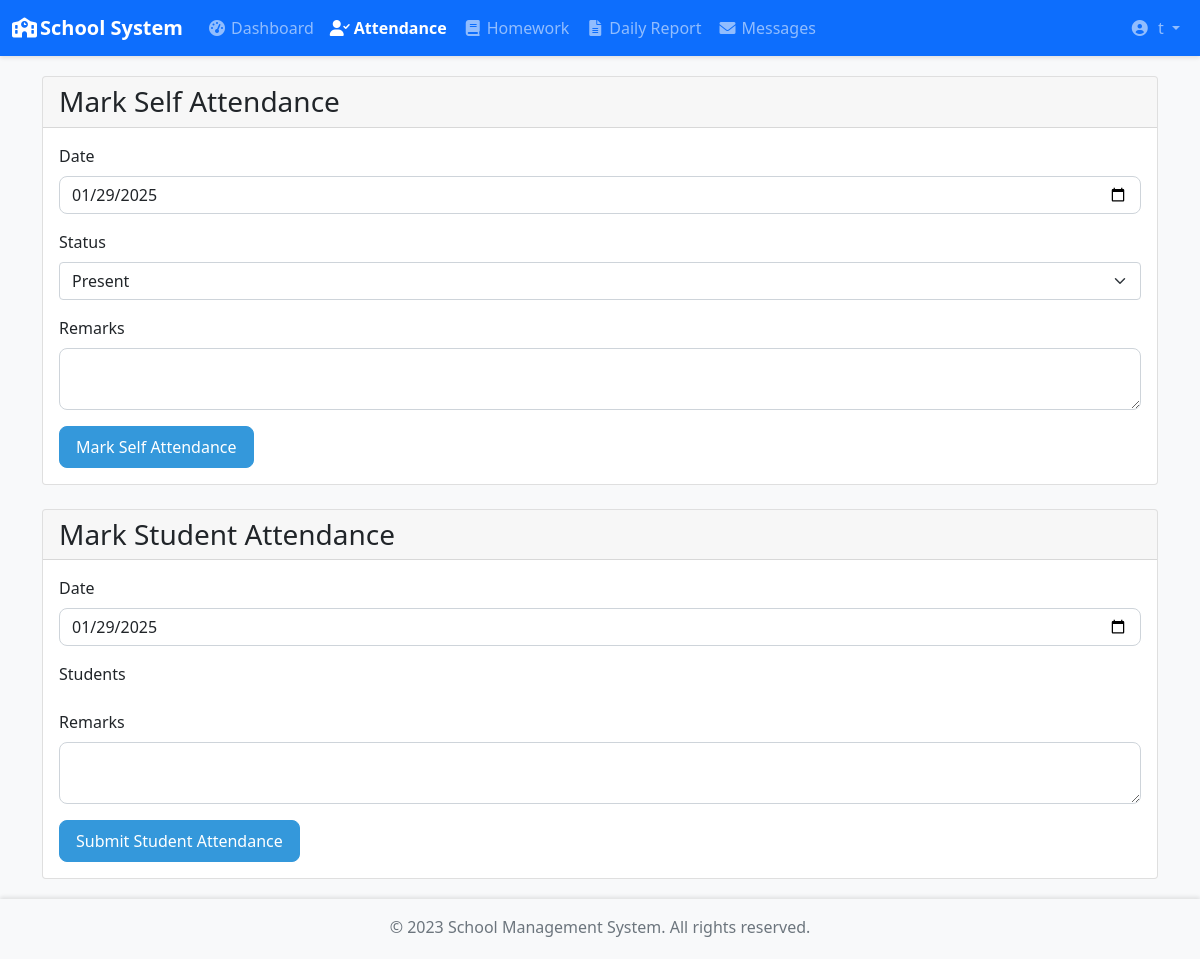
Page /teacher/attendance (signed in) on the earlier database version.
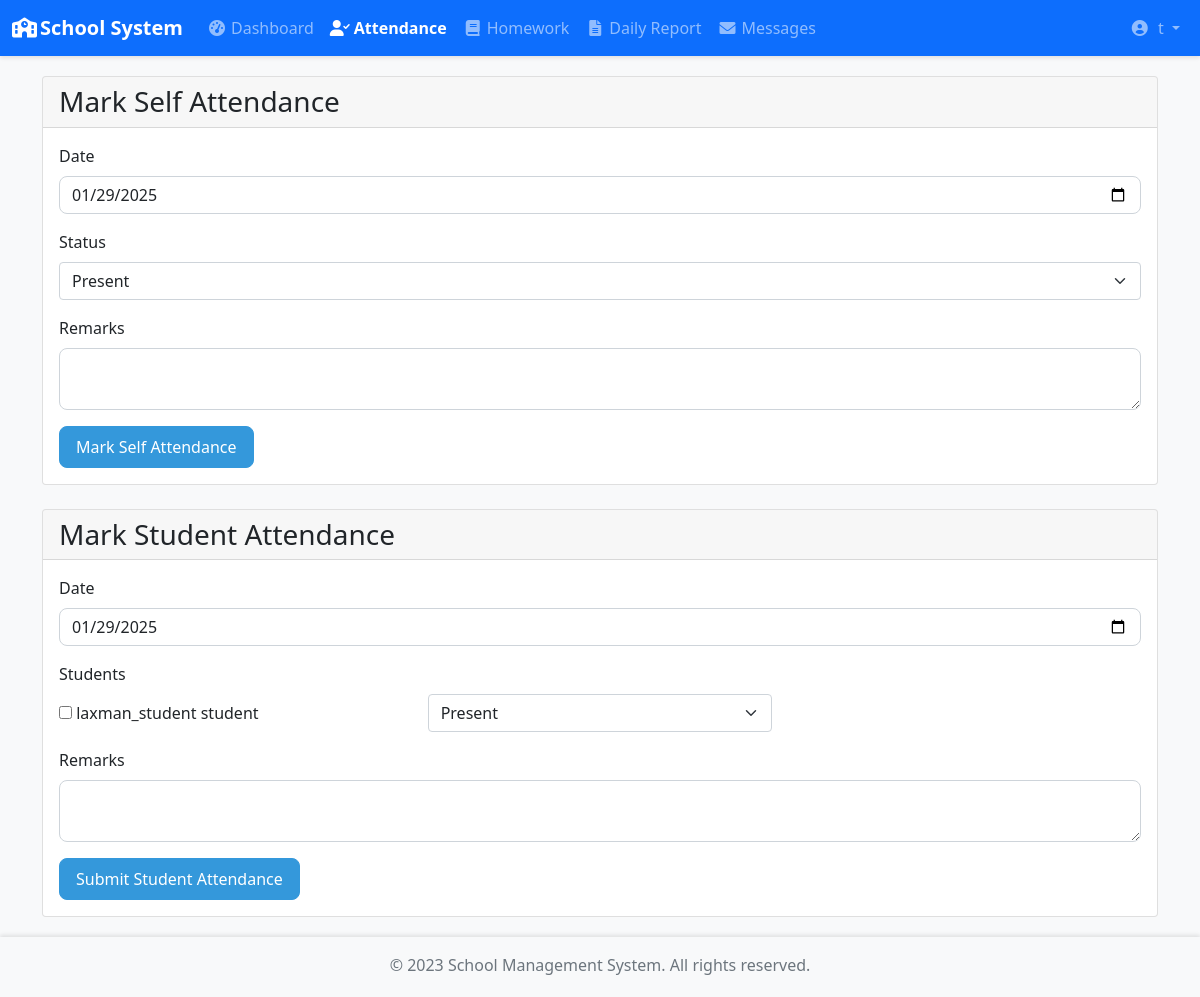
Same page on the later database version.
### app/models/user.py (models this page shows, shortened)
class User(UserMixin, db.Model):
    id = db.Column(db.Integer, primary_key=True)
    username = db.Column(db.String(64), unique=True, nullable=False)
    email = db.Column(db.String(120), unique=True, nullable=False)
    password_hash = db.Column(db.String(128))
    role = db.Column(db.String(20), nullable=False)  # 'admin', 'teacher', 'student'
    created_at = db.Column(db.DateTime, default=datetime.utcnow)
    is_active = db.Column(db.Boolean, default=True)
    first_name = db.Column(db.String(64))
    last_name = db.Column(db.String(64))

### app/blueprints/teacher.py (the view, shortened to what this page needs)
@teacher.route('/teacher/attendance', methods=['GET', 'POST'])
@login_required
@teacher_required
def attendance():
    students = User.query.filter_by(role='student').all()
    today = date.today()
    existing_attendance = Attendance.query.filter_by(date=today).all()
    attendance_dict = {att.user_id: att.status for att in existing_attendance}
    return render_template('teacher/attendance.html',
                         students=students,
                         attendance_dict=attendance_dict,
                         today=today)

### app/blueprints/teacher.py (called while the page is built)
def teacher_required(f):
    @wraps(f)
    def decorated_function(*args, **kwargs):
        if not current_user.is_authenticated or current_user.role != 'teacher':
            flash('You need to be a teacher to access this page.', 'danger')
            return redirect(url_for('auth.login'))
        return f(*args, **kwargs)
    return decorated_function

### app/templates/teacher/attendance.html (shortened to what this page needs)
{% extends "base.html" %}
{% block content %}
<div class="container">
    <div class="card mb-4">
        <div class="card-header">
            <h3 class="mb-0">Mark Self Attendance</h3>
        </div>
        <div class="card-body">
            <form method="POST">
                <div class="mb-3">
                    <label class="form-label">Date</label>
                    <input type="date" class="form-control" name="date" value="{{ today }}" required>
                </div>
                <div class="mb-3">
                    <label class="form-label">Status</label>
                    <select class="form-select" name="status" required>
                        <option value="present">Present</option>
                    </select>
                </div>
                <div class="mb-3">
                    <label class="form-label">Remarks</label>
                    <textarea class="form-control" name="remarks"></textarea>
                </div>
                <button type="submit" name="mark_self_attendance" class="btn btn-primary">Mark Self Attendance</button>
            </form>
        </div>
    </div>
    <div class="card">
        <div class="card-header">
            <h3 class="mb-0">Mark Student Attendance</h3>
        </div>
        <div class="card-body">
            <form method="POST">
                <div class="mb-3">
                    <label class="form-label">Date</label>
                    <input type="date" class="form-control" name="date" value="{{ today }}" required>
                </div>
                <div class="mb-3">
                    <label class="form-label">Students</label>
                    {% for student in students %}
                    <div class="row mb-2 align-items-center">
                        <div class="col-md-4">
                            <input type="checkbox" name="students" value="{{ student.id }}" id="student{{ student.id }}">
                            <label for="student{{ student.id }}">
                                {{ student.first_name }} {{ student.last_name }}
                            </label>
                        </div>
                        <div class="col-md-4">
                            <select class="form-select" name="status_{{ student.id }}">
                                <option value="present" {% if attendance_dict.get(student.id) == 'present' %}selected{% endif %}>Present</option>
                            </select>
                        </div>
                    </div>
                    {% endfor %}
                </div>
                <div class="mb-3">
                    <label class="form-label">Remarks</label>
                    <textarea class="form-control" name="remarks"></textarea>
                </div>
                <button type="submit" class="btn btn-primary">Submit Student Attendance</button>
            </form>
        </div>
    </div>
</div>
{% endblock %}

Differences in the rows shown:
added User: first_name "laxman_student", last_name "student", id "Present"
